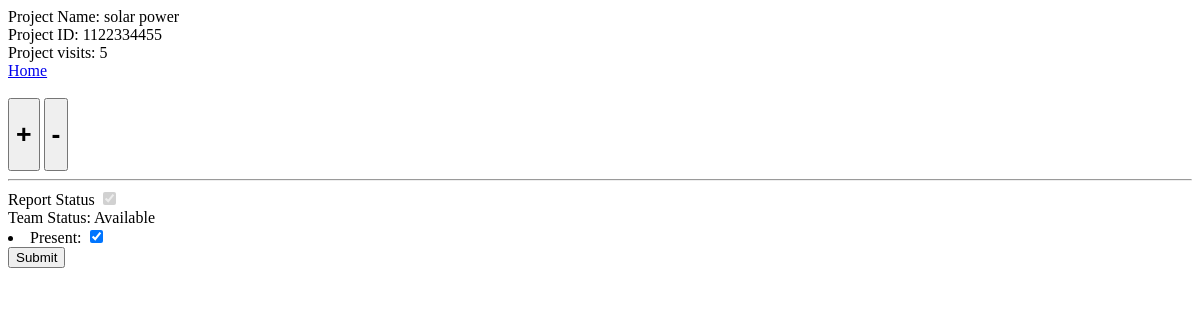
The app's page /project_id/1122334455, older data.
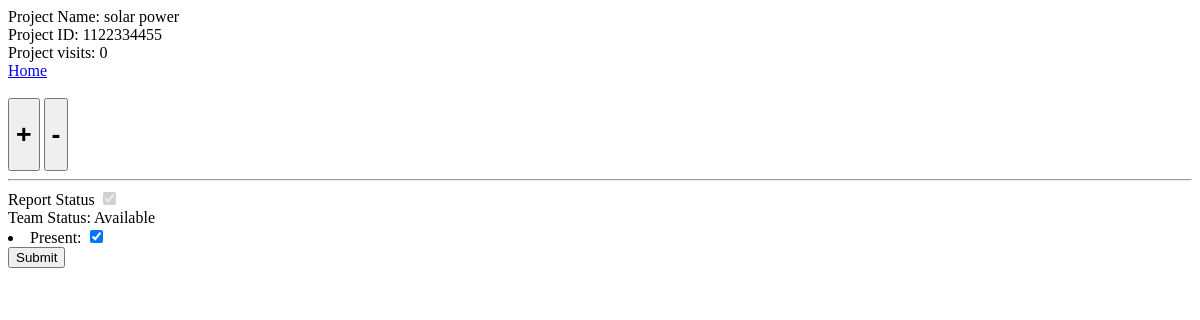
The same page, newer data.
### project_status/models.py (models this page shows)
class Project(models.Model):
    project_title = models.CharField(max_length=200, default="--null--")
    project_id = models.CharField(max_length=20, primary_key=True)
    status = models.BooleanField()
    visits = models.IntegerField()
    team_presence = models.BooleanField()
    room_allocation = models.CharField(max_length=10, default="--null--")

### project_status/views.py (the view, shortened to what this page needs)
# urls.py: path('project_id/<int:project_id>',views.project_details, name="project_details")
def project_details(request, project_id):
    project = Project.objects.get(pk=project_id)
    return render(request, 'project_status/project_details.html', {'project':project})

### project_status/templates/project_status/project_details.html (shortened to what this page needs)
<!DOCTYPE html>
<html lang="en">
<head>
</head>
<body>
    Project Name: {{project.project_title}}
    <br>
    Project ID: {{project.project_id}}
    <br>
    Project visits: {{project.visits}}
    <br>
    <a href="{% url 'home' %}">Home</a>
    <br>
    <br>
    <form action="" method="POST">
        <button type="submit" name="project_visit_add" value="{{project.project_id}}">
            <h1>+</h1>
        </button>
        <button type="submit" name="project_visit_sub" value="{{project.project_id}}">
            <h1>-</h1>
        </button>
        <br>
        <hr>
        Report Status
        <input type="checkbox" name="report_status" id="report_status">
        <br>
        {% if project.team_presence == True %}
        Team Status: Available
        {% else %}
        Team Status: Unavailable
        {% endif %}
        <li>
            Present:
            <input type="checkbox" name="is_present" id="is_present">
        </li>
        <button type="submit" name="submit" id="sendData">Submit</button>
    </form>
</body>
</html>

Row changes from the older to the newer data that the page shows:
changed Project "solar power": visits "5" → "0"
